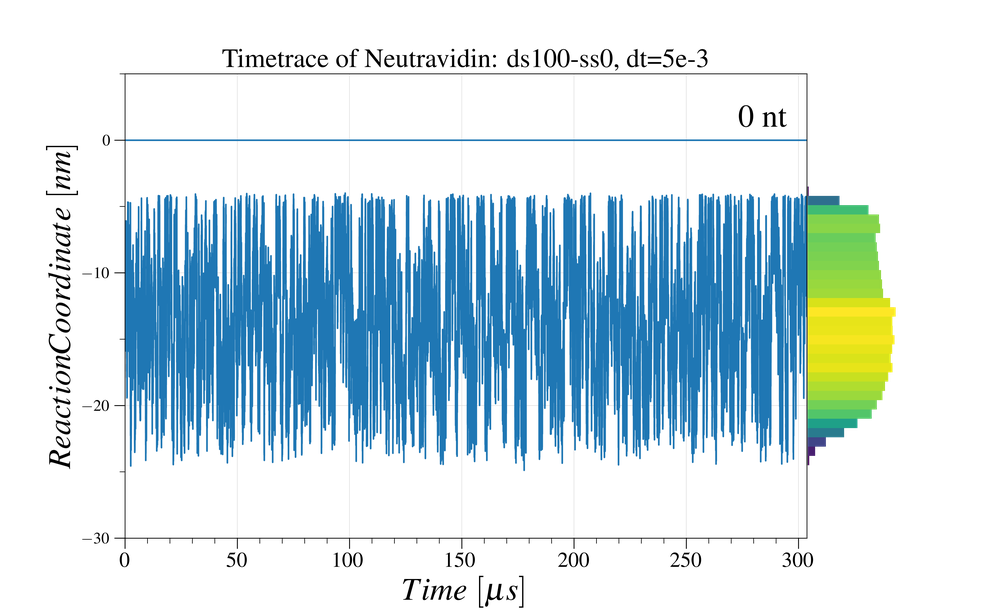
#> input picture Figures/MR-100.png, 1000 x 615 px, shrunk from 7800 x 4800 before the run
$ python image.py
#> lines starting #> are read from the running program, lines starting #| are printed output that depends on the picture
from matplotlib import pyplot as plt

# create figure
fig = plt.figure(figsize=(10, 7))

# setting values to rows and column variables
rows = 2
columns = 2

# reading images
Image1 = plt.imread('MR-100.png')
#> Image1 is the input picture: shape (615, 1000, 4) float32; mean R, G, B, A 0.36, 0.433, 0.462, 0.554
Image2 = plt.imread('MR-90.png')
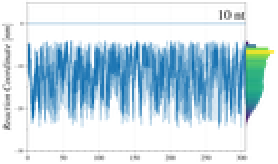
#> input picture Figures/MR-90.png, 139 x 82 px, shrunk from 1085 x 641 before the run (shown 2 times larger)
#> Image2 is the input picture: shape (82, 139, 4) float32; mean R, G, B, A 0.541, 0.63, 0.675, 0.744
Image3 = plt.imread('MR-80.png')
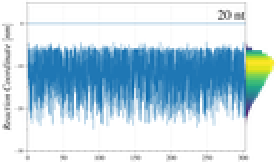
#> input picture Figures/MR-80.png, 139 x 82 px, shrunk from 1085 x 641 before the run (shown 2 times larger)
#> Image3 is the input picture: shape (82, 139, 4) float32; mean R, G, B, A 0.509, 0.607, 0.658, 0.742
Image4 = plt.imread('MR-70.png')
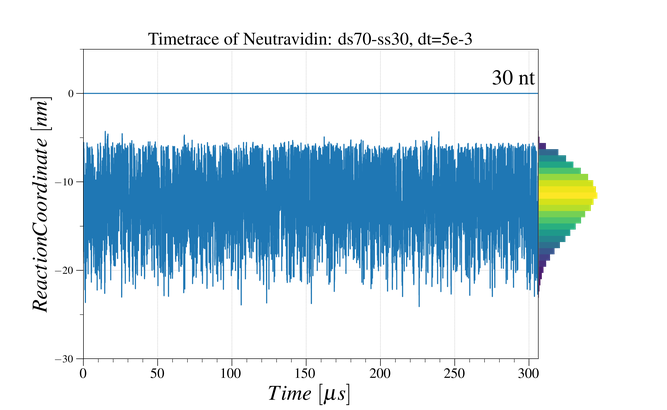
#> input picture Figures/MR-70.png, 667 x 410 px, shrunk from 5200 x 3200 before the run
#> Image4 is the input picture: shape (410, 667, 4) float32; mean R, G, B, A 0.356, 0.424, 0.463, 0.542

# Adds a subplot at the 1st position
fig.add_subplot(rows, columns, 1)

# showing image
plt.imshow(Image1)
plt.axis('off')
plt.title("First")

# Adds a subplot at the 2nd position
fig.add_subplot(rows, columns, 2)

# showing image
plt.imshow(Image2)
plt.axis('off')
plt.title("Second")

# Adds a subplot at the 3rd position
fig.add_subplot(rows, columns, 3)

# showing image
plt.imshow(Image3)
plt.axis('off')
plt.title("Third")

# Adds a subplot at the 4th position
fig.add_subplot(rows, columns, 4)

# showing image
plt.imshow(Image4)
plt.axis('off')
plt.title("Fourth")
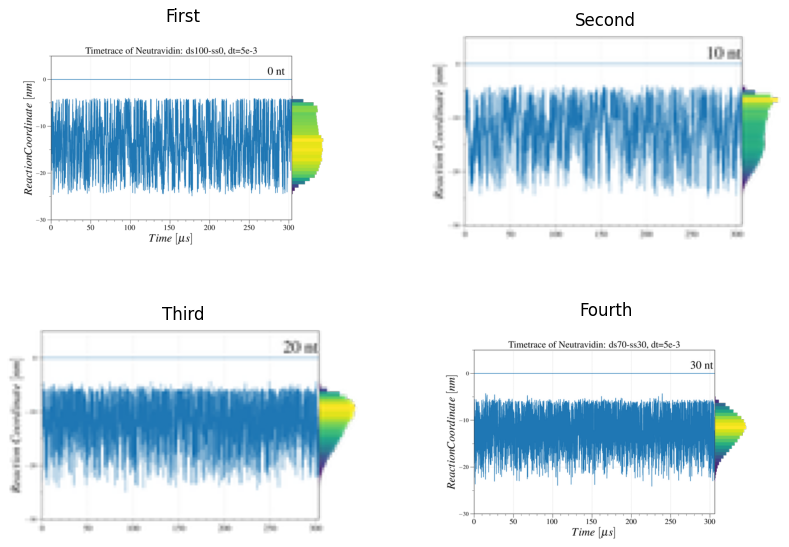
#> figure drawn by matplotlib, 4 panels
